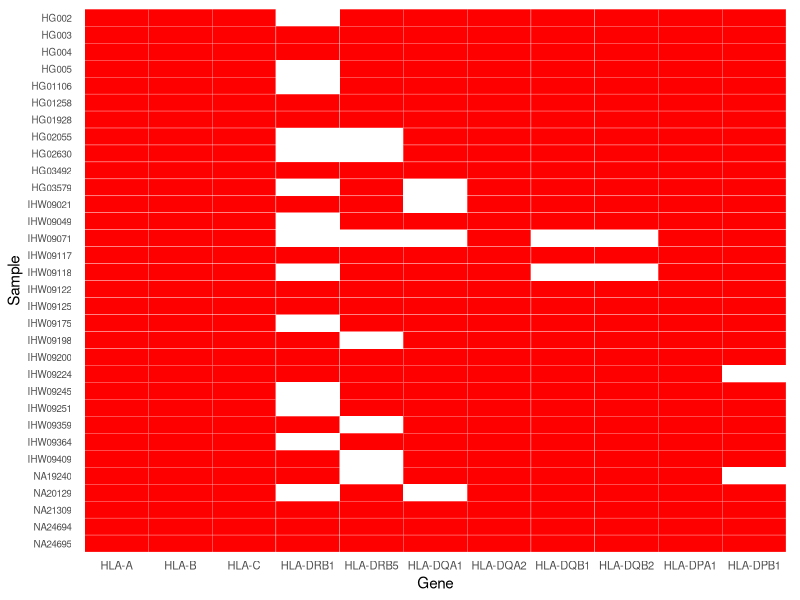
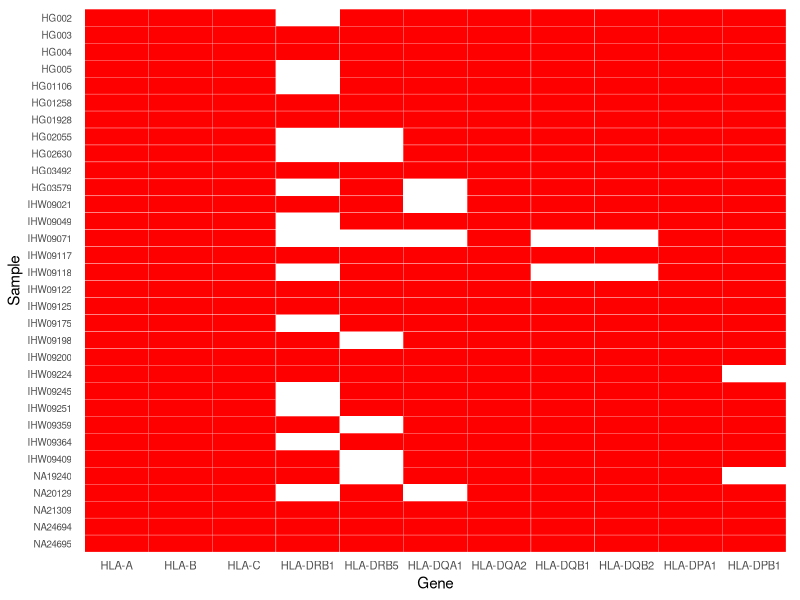
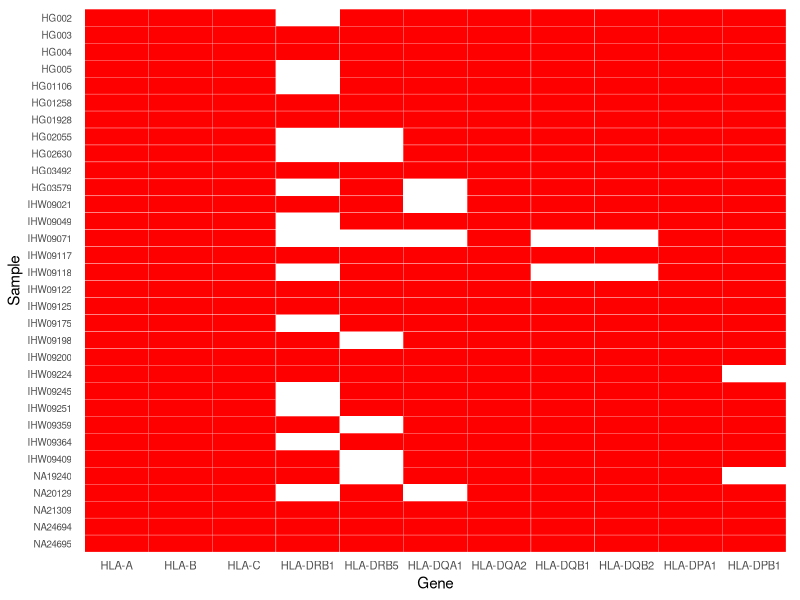

These figures' R source, in order:
library(tidyr)
library(ggplot2)
library(dplyr)

setwd("/Users/matt/Documents/GitHub/mhc/scripts/visualizations/phase_heat_map/")

# Load heatmap data
data <- read.csv("phase_map_hiphase.csv", header = TRUE, stringsAsFactors = FALSE)
colnames(data) <- gsub("\\.", "-", colnames(data))  # Replace dots with dashes

# Convert samples and genes into factors to preserve order
sample_order <- rev(data$sample)  # Reverse sample order
gene_order <- colnames(data)[-1]  # Keep gene order

df_long <- pivot_longer(
  data,
  cols = -sample,       
  names_to = "Gene",    
  values_to = "Value"   
)

df_long$sample <- factor(df_long$sample, levels = sample_order)
df_long$Gene <- factor(df_long$Gene, levels = gene_order)

# Load incomplete.csv and format labels
incomplete <- read.csv("incomplete.csv", header = TRUE, stringsAsFactors = FALSE)
incomplete$label <- paste0(incomplete$num_haploblocks, " (", incomplete$prop_phased, ")")

# Merge `incomplete.csv` with `df_long` while preserving order
df_long <- df_long %>%
  left_join(incomplete, by = c("sample", "Gene" = "gene")) %>%
  mutate(label = ifelse(Value == 0, label, NA))  # Only label missing/0 tiles

# Ensure factor levels remain correct after merge
df_long$sample <- factor(df_long$sample, levels = sample_order)
df_long$Gene <- factor(df_long$Gene, levels = gene_order)

# Plot heatmap
figure <- ggplot(df_long, aes(x = Gene, y = sample, fill = Value)) +
  geom_tile(color = "white") +
  scale_fill_gradient(low = "white", high = "red", na.value = "white") +
  #geom_text(aes(label = label), size = 3, na.rm = TRUE) +  # Add text only to missing/0 tiles
  theme_minimal() +
  theme(
    axis.text.x = element_text(size = 8),
    axis.text.y = element_text(size = 7),
    axis.ticks = element_blank(),
    panel.grid = element_blank(),
    legend.position = "none"
  ) +
  labs(
    x = "Gene",
    y = "Sample"
  )

print(figure)

# Save the figure
ggsave(filename = "hiphase_heat_map.pdf", plot = figure)
ggsave(filename = "hiphase_heat_map.png", plot = figure)
#ggsave(filename = "whatshap_heat_map.pdf", plot = figure)
#ggsave(filename = "whatshap_heat_map.png", plot = figure)

# Load necessary library
library(dplyr)

# Example data (assuming 'data' is already loaded)
# Convert all non-sample columns to numeric if needed
data_numeric <- data %>% select(-sample)

# Count zeros per row
zero_counts <- rowSums(data_numeric == 0)

# Count occurrences
all_ones <- sum(zero_counts == 0)  # Samples with all 1s
one_zero <- sum(zero_counts == 1)  # Samples with exactly one zero
two_zeros <- sum(zero_counts == 2)  # Samples with exactly two zeros

# Print results
cat("Samples with all 1s:", all_ones, "\n")
cat("Samples with exactly one 0:", one_zero, "\n")
cat("Samples with exactly two 0s:", two_zeros, "\n")
